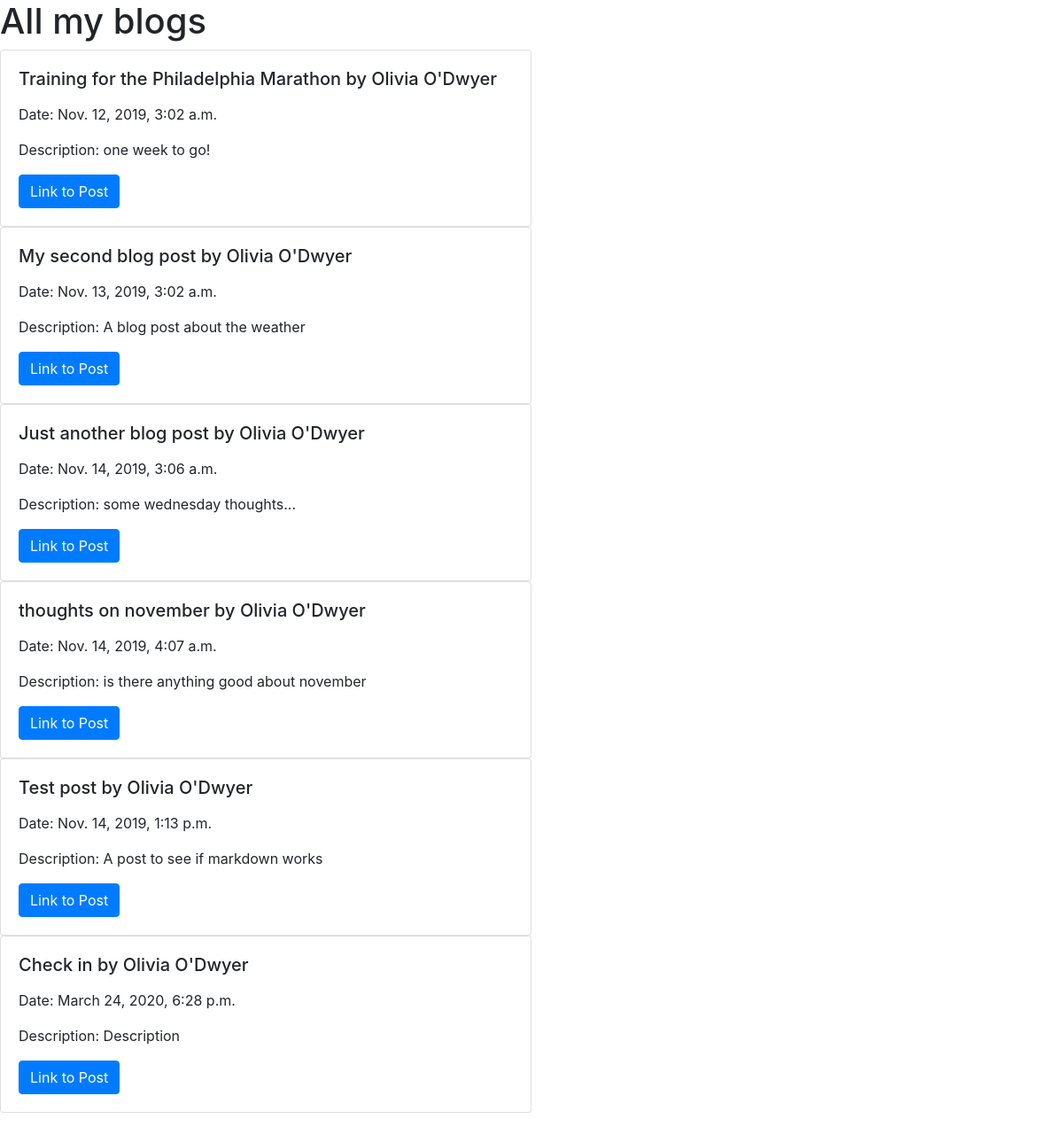
Screenshot of /blog/ with the database file from the repository.
### posts/models.py (models this page shows)
class blogPost(models.Model):
  name = models.CharField(max_length=200)
  description = models.CharField(max_length=250, default="Description")
  author = models.CharField(max_length=200)
  date = models.DateTimeField(default=datetime.now, blank=True)
  content = models.TextField()
  id = models.IntegerField(primary_key=True)

### posts/views.py (the view)
# urls.py: path('blog/', blogPage, name = 'blogPage'),
def blogPage(request):
    blogPosts = blogPost.objects.all()
    for x in blogPosts:
        print(blogPost.name)
    return render(request, "blogPage.html", {"blogPosts": blogPosts})

### posts/templates/blogPage.html (shortened to what this page needs)
<link rel="stylesheet" href="https://stackpath.bootstrapcdn.com/bootstrap/4.3.1/css/bootstrap.min.css">
<h1> All my blogs </h1>
{% for blogPost in blogPosts %}
<div class="card w-50" style="width: 18rem;">
        <div class="card-body">
          <h5 class="card-title">{{blogPost.name}} by {{blogPost.author}}</h5>
          <p class="card-text">
                <p> Date: {{blogPost.date}}</p>
                <p> Description: {{blogPost.description}} </p>
          <a href="post/{{blogPost.id}}" class="btn btn-primary">Link to Post</a>
        </div>
</div>
{% endfor %}</p>

### rows the page displays
blogPost: name "Training for the Philadelphia Marathon", author "Olivia O'Dwyer", date "Nov. 12, 2019, 3:02 a.m.", description "one week to go!"
blogPost: name "My second blog post", author "Olivia O'Dwyer", date "Nov. 13, 2019, 3:02 a.m.", description "A blog post about the weather"
blogPost: name "Just another blog post", author "Olivia O'Dwyer", date "Nov. 14, 2019, 3:06 a.m.", description "some wednesday thoughts..."
blogPost: name "thoughts on november", author "Olivia O'Dwyer", date "Nov. 14, 2019, 4:07 a.m.", description "is there anything good about november"
blogPost: name "Test post", author "Olivia O'Dwyer", date "Nov. 14, 2019, 1:13 p.m.", description "A post to see if markdown works"
blogPost: name "Check in", author "Olivia O'Dwyer", date "March 24, 2020, 6:28 p.m.", description "Description"
